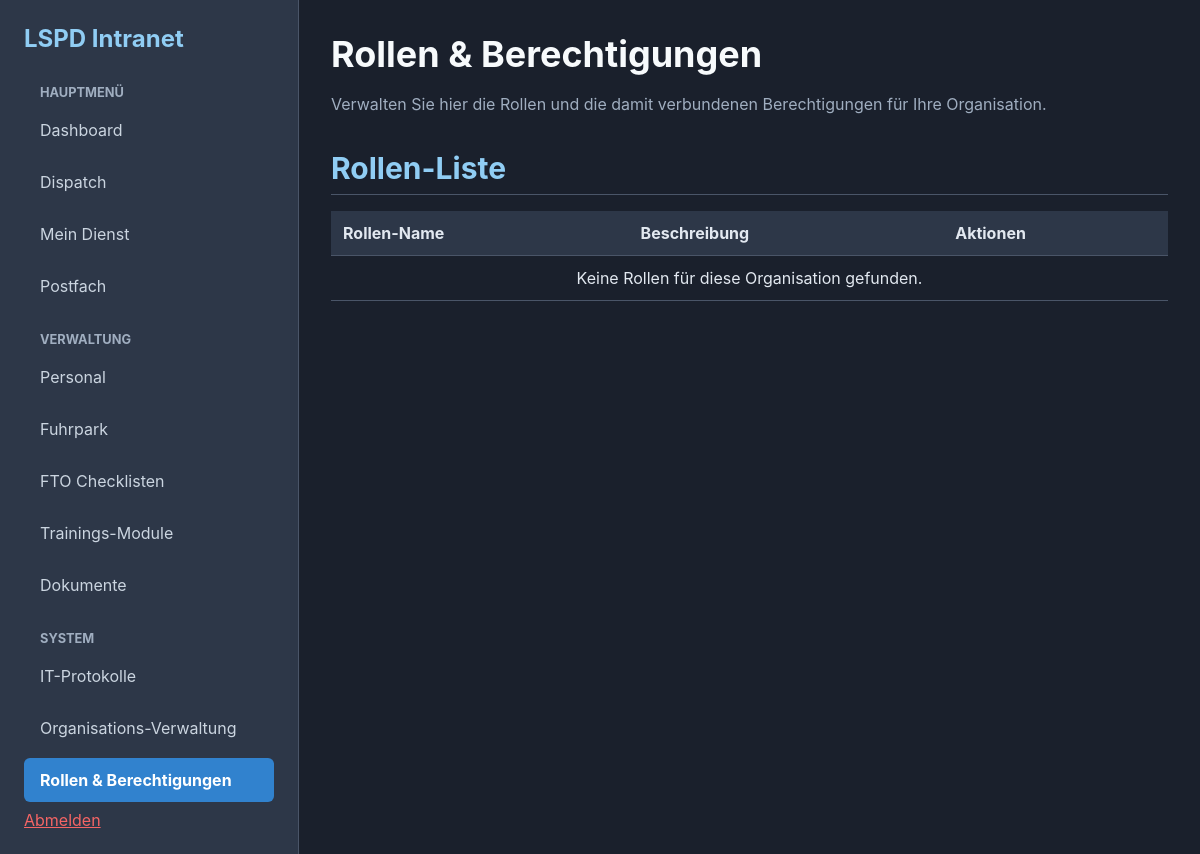
The app's page /index.php?page=system_rights_management (signed in), older data.
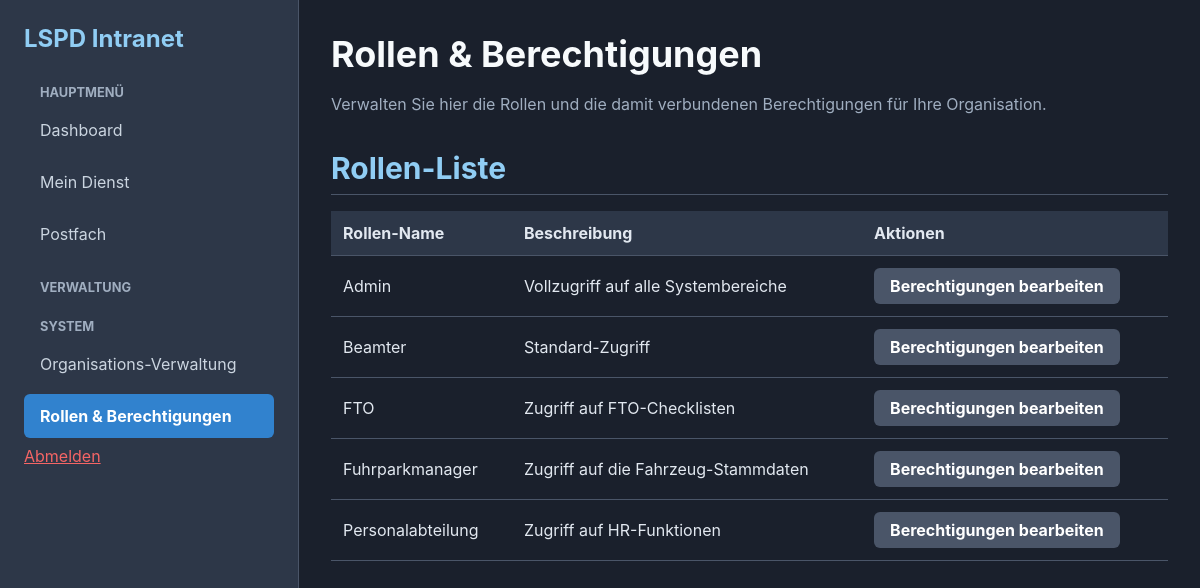
The same page, newer data.
### tables this page shows
CREATE TABLE `roles` (
  `id` INT NOT NULL AUTO_INCREMENT,
  `organization_id` INT NOT NULL,
  `name` VARCHAR(50) NOT NULL,
  `description` VARCHAR(255),
  PRIMARY KEY (`id`),
  UNIQUE KEY `org_role_name` (`organization_id`, `name`),
  FOREIGN KEY (`organization_id`) REFERENCES `organizations`(`id`) ON DELETE CASCADE
);

### src/auth_helpers.php (called while the page is built, shortened)
<?php
function hasPermission($permissionName) {
    if (in_array('admin_area_access', $_SESSION['permissions'])) {
        return true;
    }
    return in_array($permissionName, $_SESSION['permissions']);
}
?>

### src/Database.php (called while the page is built, shortened)
<?php
class Database {
    private static $instance = null;
    private $conn;
    private $host = DB_HOST;
    private $db_name = DB_NAME;
    private $username = DB_USER;
    private $password = DB_PASS;
    private $charset = DB_CHARSET;
    private function __construct() {
        $dsn = "mysql:host={$this->host};dbname={$this->db_name};charset={$this->charset}";
        $options = [
            PDO::ATTR_ERRMODE            => PDO::ERRMODE_EXCEPTION,
            PDO::ATTR_DEFAULT_FETCH_MODE => PDO::FETCH_ASSOC,
            PDO::ATTR_EMULATE_PREPARES   => false,
        ];
        try {
            $this->conn = new PDO($dsn, $this->username, $this->password, $options);
        } catch (PDOException $e) {
            die("Database connection failed: " . $e->getMessage());
        }
    }
    public static function getInstance() {
        if (self::$instance == null) {
            self::$instance = new Database();
        }
        return self::$instance;
    }
    public function getConnection() {
        return $this->conn;
    }
}
?>

### src/Roles.php (called while the page is built, shortened)
<?php
require_once __DIR__ . '/Database.php';
class Roles {
    private $db;
    private $organization_id;
    public function __construct() {
        $this->db = Database::getInstance()->getConnection();
        if (isset($_SESSION['organization_id'])) {
            $this->organization_id = $_SESSION['organization_id'];
        } else {
        }
    }
    public function getAllRoles() {
        try {
            $stmt = $this->db->prepare("SELECT * FROM roles WHERE organization_id = ? ORDER BY name");
            $stmt->execute([$this->organization_id]);
            return $stmt->fetchAll(PDO::FETCH_ASSOC);
        } catch (PDOException $e) {
            error_log("Error fetching roles: " . $e->getMessage());
            return [];
        }
    }
}
?>

### pages/system_rights_management.php (the view, shortened to what this page needs)
<?php
require_once BASE_PATH . '/src/Roles.php';
$rolesModel = new Roles();
$roles = $rolesModel->getAllRoles();
$pageTitle = 'Rollen & Berechtigungen';
include_once BASE_PATH . '/templates/header.php';
?>
<p>Verwalten Sie hier die Rollen und die damit verbundenen Berechtigungen für Ihre Organisation.</p>
<section id="roles-list">
    <h2>Rollen-Liste</h2>
    <table>
        <thead>
            <tr>
                <th>Rollen-Name</th>
                <th>Beschreibung</th>
                <th>Aktionen</th>
            </tr>
        </thead>
        <tbody>
            <?php if (empty($roles)): ?>
                <tr>
                    <td colspan="3" style="text-align: center;">Keine Rollen für diese Organisation gefunden.</td>
                </tr>
            <?php else: ?>
                <?php foreach ($roles as $role): ?>
                    <tr>
                        <td><?php echo htmlspecialchars($role['name']); ?></td>
                        <td><?php echo htmlspecialchars($role['description']); ?></td>
                        <td>
                            <a href="index.php?page=edit_role_permissions&role_id=<?php echo $role['id']; ?>" class="button button-secondary">Berechtigungen bearbeiten</a>
                        </td>
                    </tr>
                <?php endforeach; ?>
            <?php endif; ?>
        </tbody>
    </table>
</section>
<?php
include_once BASE_PATH . '/templates/footer.php';
?>

### index.php (shortened to what this page needs)
<?php
require_once BASE_PATH . '/src/Database.php';
require_once BASE_PATH . '/src/auth_helpers.php';
$page = $_GET['page'] ?? 'login';
$allowedPages = [
    'login',
    'handle_login',
    'logout',
    'dashboard',
    'dispatch',
    'mein_dienst',
    'hr',
    'fuhrpark',
    'training_modules',
    'checklists',
    'documents',
    'mailbox',
    'it_logs',
    'add_officer',
    'handle_add_officer',
    'edit_officer',
    'handle_edit_officer',
    'sanctions',
    'add_sanction',
    'handle_add_sanction',
    'credentials',
    'handle_regenerate_password',
    'add_document',
    'handle_add_document',
    'view_document',
    'handle_delete_document',
    'add_training_module',
    'handle_add_training_module',
    'view_training_module',
    'handle_delete_training_module',
    'edit_checklist',
    'handle_edit_checklist',
    'add_vehicle',
    'handle_add_vehicle',
    'edit_vehicle',
    'handle_edit_vehicle',
    'handle_delete_vehicle',
    'compose_email',
    'handle_compose_email',
    'view_email',
    'fleet_management',
    'handle_toggle_vehicle_duty',
    'handle_clock_in',
    'handle_clock_out',
    'edit_user_roles',
    'handle_edit_user_roles',
    'unassign_officer',
    'assign_officer_to_activity',
    'get_org_settings',
    'save_org_settings',
    'time_approval',
    'handle_time_approval',
    'system_org_settings',
    'system_rights_management',
    'edit_role_permissions',
    'handle_edit_role_permissions',
];
if (in_array($page, $allowedPages)) {
    $pagePath = BASE_PATH . '/pages/' . $page . '.php';
    if (file_exists($pagePath)) {
        include $pagePath;
    } else {
        http_response_code(404);
        echo "<h1>404 - Page Not Found</h1>";
        echo "<p>Die Seite '{$page}' konnte nicht gefunden werden.</p>";
    }
} else {
    http_response_code(404);
    echo "<h1>404 - Page Not Found</h1>";
    echo "<p>Ungültige Seite angefordert.</p>";
}
?>

### templates/header.php (shortened to what this page needs)
<?php
$currentPage = $_GET['page'] ?? '';
?>
<!DOCTYPE html>
<html lang="de">
<head>
    <link rel="stylesheet" href="public/css/style.css">
</head>
<body>
    <div class="main-layout">
        <aside class="sidebar">
            <h2>LSPD Intranet</h2>
            <nav>
                <h3 class="nav-heading">Hauptmenü</h3>
                <a href="index.php?page=dashboard" class="<?php echo ($currentPage === 'dashboard') ? 'active' : ''; ?>">Dashboard</a>
                <?php if (hasPermission('dispatch_access')): ?>
                    <a href="index.php?page=dispatch" class="<?php echo ($currentPage === 'dispatch') ? 'active' : ''; ?>">Dispatch</a>
                <?php endif; ?>
                <a href="index.php?page=mein_dienst" class="<?php echo ($currentPage === 'mein_dienst') ? 'active' : ''; ?>">Mein Dienst</a>
                <a href="index.php?page=mailbox" class="<?php echo ($currentPage === 'mailbox') ? 'active' : ''; ?>">Postfach</a>
                <h3 class="nav-heading">Verwaltung</h3>
                <?php if (hasPermission('hr_access')): ?>
                    <a href="index.php?page=hr" class="<?php echo ($currentPage === 'hr') ? 'active' : ''; ?>">Personal</a>
                <?php endif; ?>
                <?php if (hasPermission('fleet_access')): ?>
                    <a href="index.php?page=fuhrpark" class="<?php echo ($currentPage === 'fuhrpark') ? 'active' : ''; ?>">Fuhrpark</a>
                <?php endif; ?>
                <?php if (hasPermission('fto_access')): ?>
                    <a href="index.php?page=checklists" class="<?php echo ($currentPage === 'checklists') ? 'active' : ''; ?>">FTO Checklisten</a>
                <?php endif; ?>
                <?php if (hasPermission('training_access')): ?>
                    <a href="index.php?page=training_modules" class="<?php echo ($currentPage === 'training_modules') ? 'active' : ''; ?>">Trainings-Module</a>
                <?php endif; ?>
                 <?php if (hasPermission('documents_access')): ?>
                    <a href="index.php?page=documents" class="<?php echo ($currentPage === 'documents') ? 'active' : ''; ?>">Dokumente</a>
                <?php endif; ?>
                <?php if (hasPermission('logs_access') || hasPermission('system_org_manage')): ?>
                    <h3 class="nav-heading">System</h3>
                    <?php if (hasPermission('logs_access')): ?>
                        <a href="index.php?page=it_logs" class="<?php echo ($currentPage === 'it_logs') ? 'active' : ''; ?>">IT-Protokolle</a>
                    <?php endif; ?>
                    <?php if (hasPermission('system_org_manage')): ?>
                        <a href="index.php?page=system_org_settings" class="<?php echo ($currentPage === 'system_org_settings') ? 'active' : ''; ?>">Organisations-Verwaltung</a>
                    <?php endif; ?>
                    <?php if (hasPermission('system_rights_manage')): ?>
                        <a href="index.php?page=system_rights_management" class="<?php echo ($currentPage === 'system_rights_management') ? 'active' : ''; ?>">Rollen & Berechtigungen</a>
                    <?php endif; ?>
                <?php endif; ?>
            </nav>
            <a href="index.php?page=logout" class="logout-link">Abmelden</a>
        </aside>
        <main class="content">
            <h1><?php echo isset($pageTitle) ? htmlspecialchars($pageTitle) : 'Dashboard'; ?></h1>

### templates/footer.php (shortened to what this page needs)
        </main>
    </div>
</body>
</html>

### public/css/style.css (style rules this page uses)
body { background-color: #1a202c; color: #e2e8f0; font-family: -apple-system, BlinkMacSystemFont, "Segoe UI", Roboto, "Helvetica Neue", Arial, "Noto Sans", sans-serif, "Apple Color Emoji", "Segoe UI Emoji", "Segoe UI Symbol", "Noto Color Emoji"; margin: 0; padding: 0; display: flex; min-height: 100vh; }
.main-layout { display: flex; width: 100%; }
.sidebar { width: 250px; background-color: #2d3748; padding: 1.5rem; border-right: 1px solid #4a5568; flex-shrink: 0; }
.sidebar h2 { font-size: 1.5rem; font-weight: bold; color: #90cdf4; margin-top: 0; margin-bottom: 2rem; }
.sidebar .nav-heading { color: #a0aec0; font-size: 0.8rem; font-weight: bold; text-transform: uppercase; margin-top: 1.5rem; margin-bottom: 0.5rem; padding: 0 1rem; }
.sidebar nav a { display: block; color: #cbd5e0; padding: 0.75rem 1rem; margin-bottom: 0.5rem; text-decoration: none; border-radius: 0.375rem; transition: background-color 0.2s, color 0.2s; }
.sidebar nav a.active { background-color: #3182ce; color: white; font-weight: bold; }
.sidebar .logout-link { color: #f56565; margin-top: 2rem; }
.content { flex-grow: 1; padding: 2rem; overflow-y: auto; }
.content h1 { font-size: 2.25rem; font-weight: bold; color: #f7fafc; margin-top: 0; margin-bottom: 0.5rem; }
.content h2 { font-size: 1.875rem; font-weight: bold; color: #90cdf4; border-bottom: 1px solid #4a5568; padding-bottom: 0.5rem; margin-top: 2rem; margin-bottom: 1rem; }
.content p { line-height: 1.6; color: #a0aec0; }
table { width: 100%; border-collapse: collapse; margin-top: 1rem; }
th, td { padding: 0.75rem; text-align: left; border-bottom: 1px solid #4a5568; }
th { background-color: #2d3748; font-weight: bold; color: #e2e8f0; }
.button, button { display: inline-block; padding: 0.5rem 1rem; background-color: #3182ce; color: white; font-weight: bold; text-decoration: none; border: none; border-radius: 0.375rem; cursor: pointer; transition: background-color 0.2s; }
.button-secondary { background-color: #4a5568; }

Row changes from the older to the newer data that the page shows:
now on this page (row edited): roles: name "Admin", description "Vollzugriff auf alle Systembereiche"
now on this page (row edited): roles: name "Beamter", description "Standard-Zugriff"
now on this page (row edited): roles: name "FTO", description "Zugriff auf FTO-Checklisten"
now on this page (row edited): roles: name "Fuhrparkmanager", description "Zugriff auf die Fahrzeug-Stammdaten"
now on this page (row edited): roles: name "Personalabteilung", description "Zugriff auf HR-Funktionen"
Text that changed along with them:
text no longer shown: "Dispatch Personal Fuhrpark FTO Checklisten Trainings-Module Dokumente IT-Protokolle Keine Rollen für diese Organisation gefunden."
